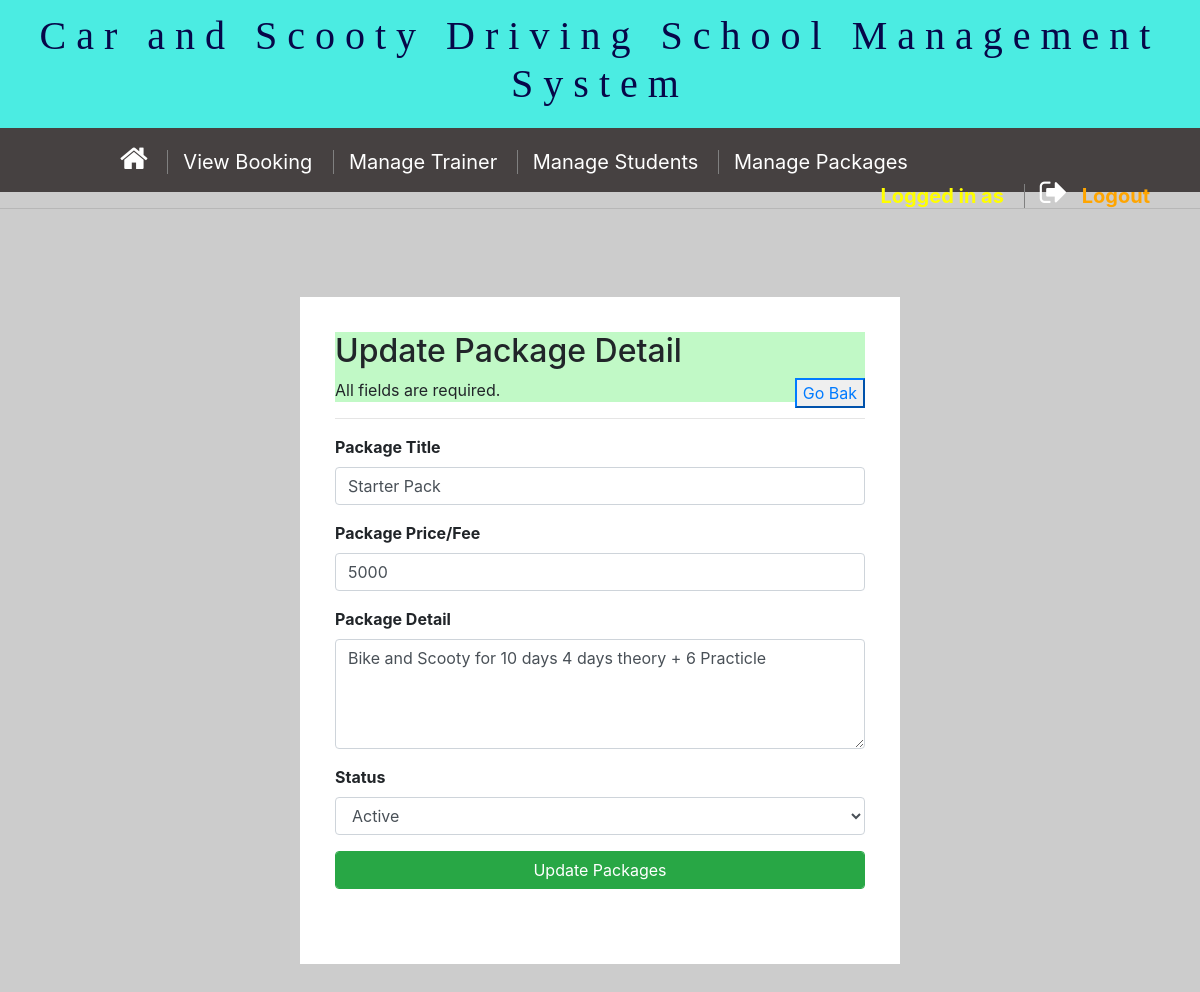
/adminUI/updatepackages.php?updatepackageid=1, run on the app's committed database.
### tables this page shows
CREATE TABLE `packagestable` (
  `pid` int(11) NOT NULL,
  `p_name` char(100) NOT NULL,
  `p_charges` float NOT NULL,
  `p_detail` varchar(350) NOT NULL,
  `pstatus` char(25) NOT NULL DEFAULT 'Active'
);

### db/admin/dbupdatepackages.php (called while the page is built, shortened)
<?php
include "connection.php";
$packageid = $_GET['updatepackageid'];
if(isset($_GET['updatepackageid'])){
    $query = "SELECT * from packagestable where pid = '$packageid'";
    $result = mysqli_query($conn, $query);
    if ($result->num_rows > 0) {
       $row = mysqli_fetch_assoc($result);
       $packagename = $row['p_name'];
       $packagefee = $row['p_charges'];
       $packagedetail = $row['p_detail'];
       $status = $row['pstatus'];
    }
}

### adminUI/updatepackages.php (the view, shortened to what this page needs)
<!doctype html>
<html lang="en">
<head>
    <?php include_once "../header/adminheader.php";
    include "../db/admin/dbupdatepackages.php";  ?>
</head>
<body>
    <br>
    <br>
    <br>
    <div style=" width: 50%; margin:auto;background:white; padding:35px; ">
    <div style="background:#C1F9C6; padding:10;">
            <h2>Update Package Detail </h2>
             <span>All fields are required.</span>
            <a href="managepackages.php" style="float:right;"><button class="btn-outline-primary">Go Bak</button></a>
        </div>
        <hr>
<form method="POST">
        <div class="form-group">
            <label for="">Package Title</label>
            <input type="text" name="ptitle" id="" class="form-control" placeholder="Enter Package Name Here...." value="<?php echo $packagename; ?>">
        </div>
        <div class="form-group">
            <label for="">Package Price/Fee</label>
            <input type="text" name="pfee" id="" class="form-control" placeholder="Enter Fee of Package in Rupees"  value="<?php echo $packagefee; ?>" >
        </div>
        <div class="form-group">
            <label for="">Package Detail</label>
            <textarea name="pdetail" rows="4" cols="30" placeholder="Enter Package Detail"...." class="form-control btns"><?php echo $packagedetail; ?></textarea>
        </div>
        <div class="form-group">
            <label for="">Status</label>
            <select name="spstatus" class="form-control">
                <option value="Active" <?php if ($status == "Active"){
                    echo "selected"; } ?>
                >Active</option>
            </select>
        </div>
        <div class="form-group">
            <input type="submit" name="update" id="" class="btn btn-success form-control" value="Update Packages">
        </div>
                </form>
                <br>
    </div>
    <br>
    <br>
    <br>
</body>
</html>

### adminUI/updatepackages.php (style rules this page uses)
body { background-image: url("../pictures/headimg.jpg"); background-color: #cccccc; background-repeat: no-repeat; background-size: 100%; }
label { font-weight: bold; }

### data on the page
packagestable: ptitle "Starter Pack", pfee "5000", pdetail "Bike and Scooty for 10 days 4 days theory + 6 Practicle", spstatus "Active"
